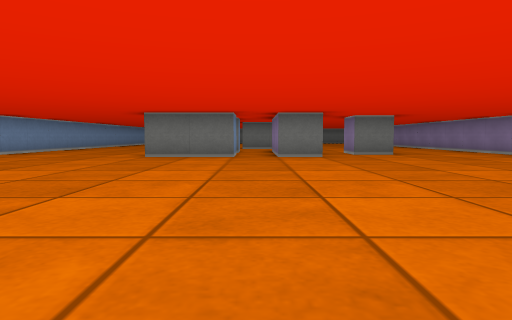
view 1 (above)

17 first-person views from a walk through a cub3D ray-caster map. The camera is about half as high as the walls, tilts 4° down and sees 75° across. The floor is counted in squares. Each view is taken from the middle of a square. On the plan, view 1 faces up. The plan holds only what a view shows up to about 9 squares ahead; the rest is blank.

view 2
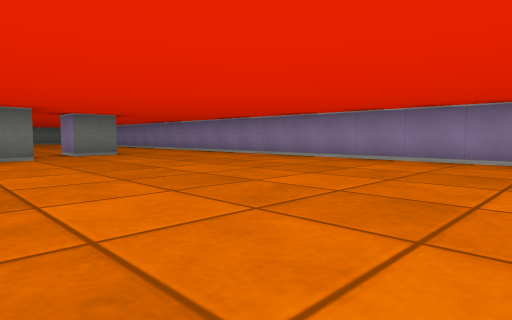

view 3
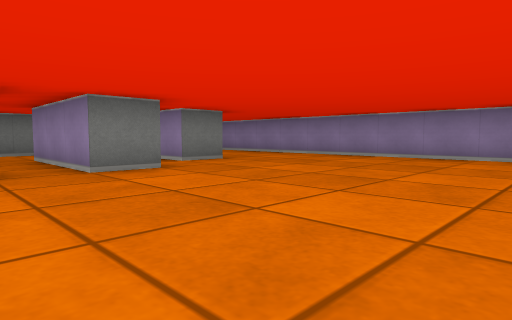

view 4
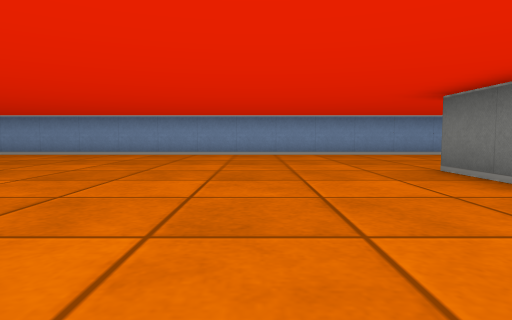

view 5
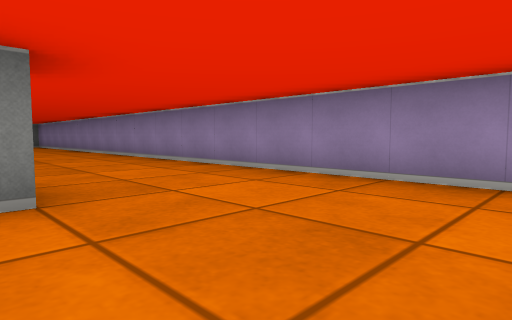

view 6
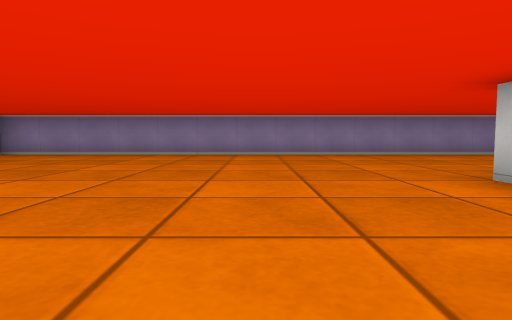

view 7
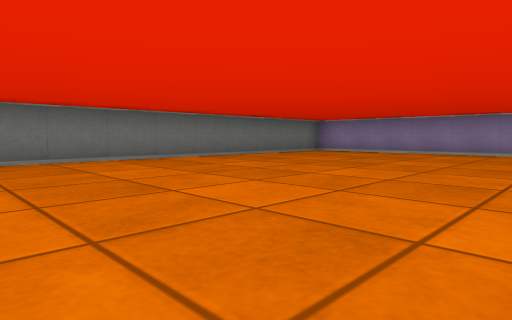

view 8
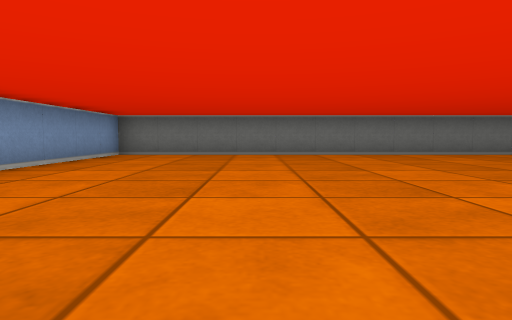

view 9
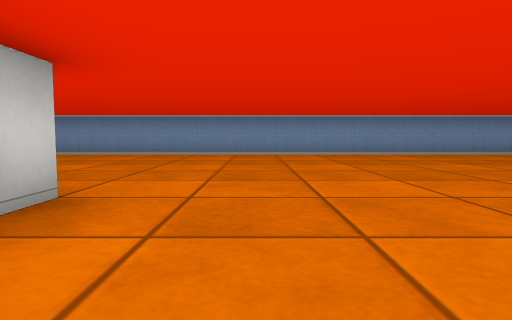

view 10
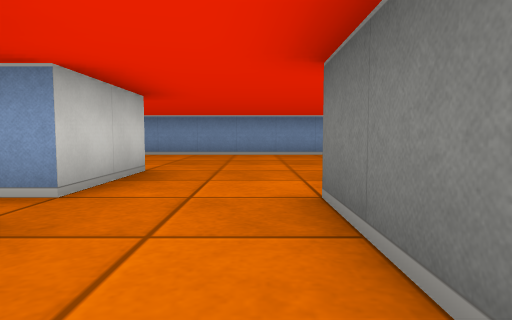

view 11
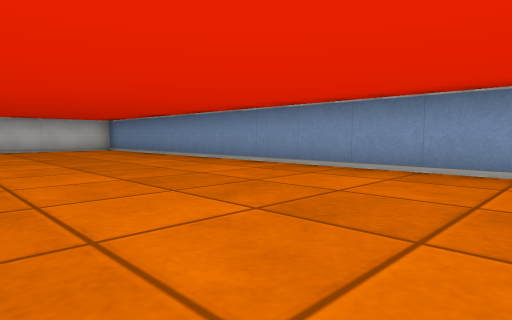

view 12
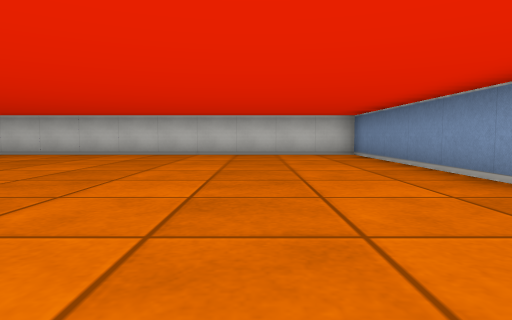

view 13
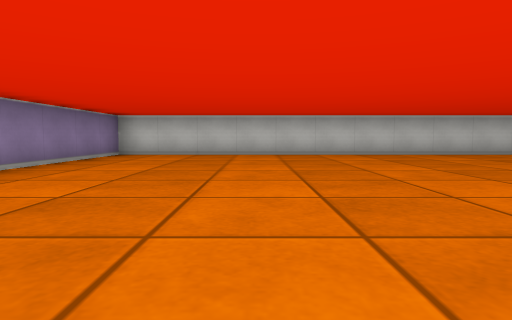

view 14
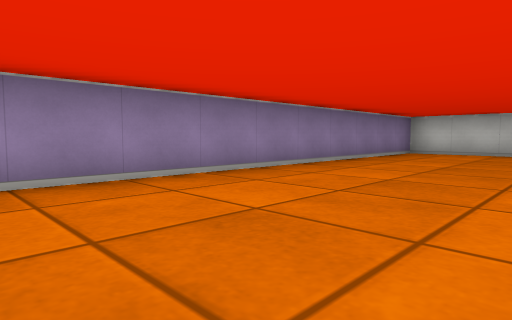

view 15
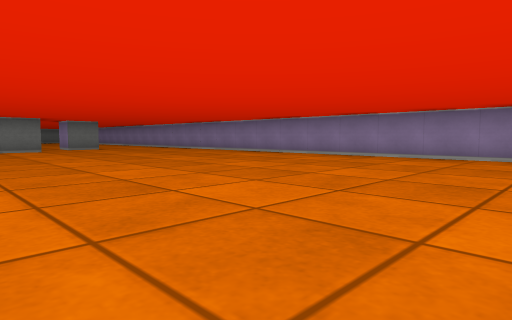

view 16
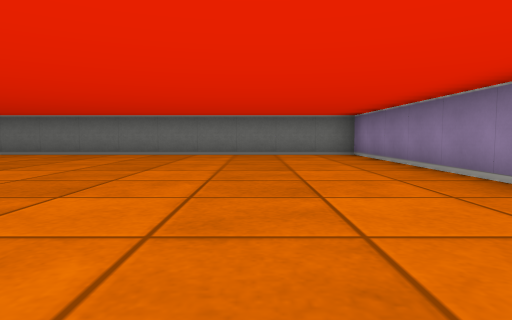

view 17
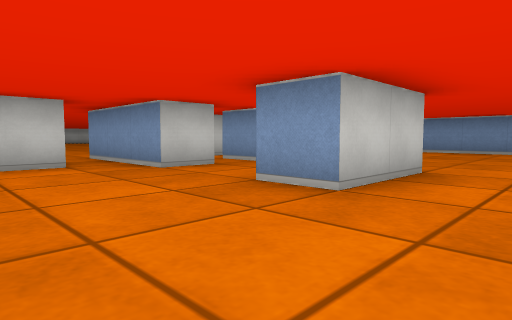

### Floor plan
Ten units are one square. View 1 is at (0, 0); x grows to the right and y downward. Boxes are objects, and circles mark ways between rooms. Rooms are numbered by the first view taken in them; rooms with no view inside come last. Other rooms are left out.
<svg viewBox="-70 -230 140 330">
<path fill="none" stroke="#000" d="M-5 -85 -5 -75 -25 -75M5 -95 5 -105 15 -105 15 -75 5 -75 5 -85M36 -85 25 -85 25 -95 34 -95M-25 -105 -5 -105 -5 -95M-6 -135 15 -135 15 -125 -5 -125M-65 95 65 95 65 -225 -65 -225 -65 95M5 -85 5 -95"/>
<circle cx="-15" cy="-90" r="3" fill="#2a7"/>
<circle cx="0" cy="-100" r="3" fill="#2a7"/>
<circle cx="0" cy="-80" r="3" fill="#2a7"/>
<text x="0" y="-60">1</text>
<text x="0" y="-90">2</text>
</svg>
Room 1 opens to room 2.

Where each view was taken, in squares from view 1:
view 1: 0 up, 0 right, facing up
view 2: 0 up, 0 right, facing up-right
view 3: 3 up, 1 left, facing up-right
view 4: 5 up, 2 right, facing left
view 5: 6 up, 3 right, facing up-right
view 6: 16 up, 2 left, facing right
view 7: 16 up, 3 left, facing up-right
view 8: 14 up, 3 left, facing up
view 9: 15 up, 2 right, facing left
view 10: 12 up, 2 right, facing left
view 11: 2 up, 2 left, facing down-left
view 12: 1 down, 4 left, facing down
view 13: 1 down, 3 right, facing down
view 14: 0 up, 3 right, facing down-right
view 15: 4 down, 1 left, facing up-right
view 16: 14 up, 4 right, facing up
view 17: 15 up, 4 right, facing down-left
